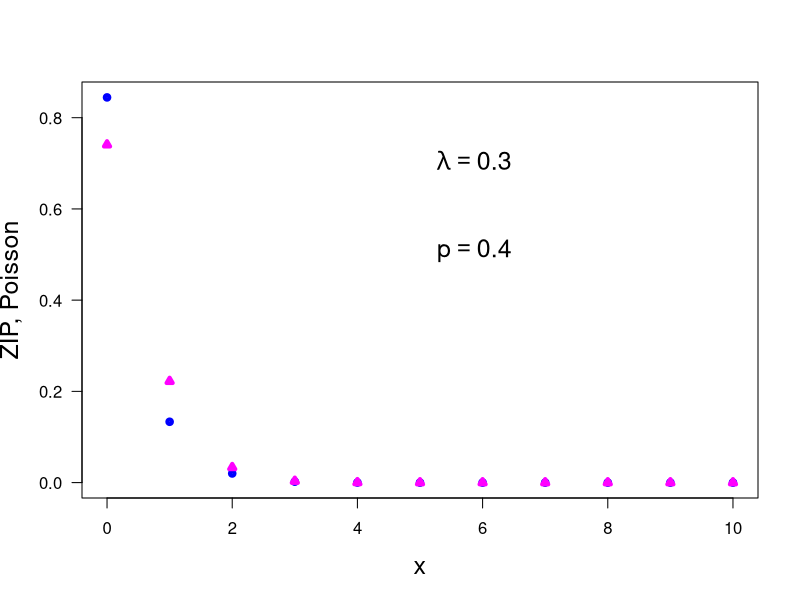

Generate this figure with R:
print('file: BayesianHypPoissonZIP0d3.R')
# ZIP vs. Poisson
sflag = 1
if (sflag == 1) {
  p = 0.4; lambda = 0.3
  x = 0:10
  yp = dpois(x,lambda)
  y = (1-p)*yp
  y[1] = y[1] + p
  # png('PoissonZIP0d3r19114.png',width=16,height=16,units='cm',res=300)
  plot(x,y,type='p',lwd=4,col='blue',xlab='x',
       ylab='ZIP, Poisson',las=1,cex=0.6,cex.lab=1.5)
  points(x,yp,col='magenta',lwd=4,cex=0.6,pch=24)
  text(5,0.7,bquote(~lambda == .(lambda)),col='black',pos=4,cex=1.5)
  text(5,0.5,bquote(~p == .(p)),col='black',pos=4,cex=1.5)
  # dev.off()
}
print(c(round(y[1],4),'ZIP(x=0)'))
print(c(round(yp[1],4),'Poisson(x=0)'))
